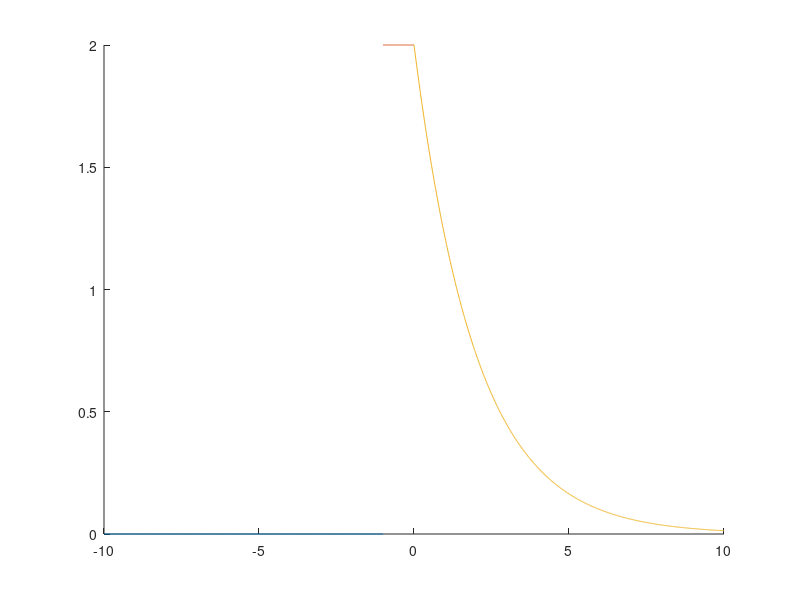

Reproduce this figure in MATLAB.
%%%%%%%%%%%%%%%%%%%%%%%%%%%%%
% Author: Héctor Robles
% github: /Hector290601
% creation date: 19 02 2022
% last edit date: 19 02 2022
%%%%%%%%%%%%%%%%%%%%%%%%%%%%%
%%%%%%%%%%%%%%%%%%%%%%%%%%%%% 4) Determina:
%%%%%%%%%%%%%%%%%%%%%%%%%%%%% 4.b la energía de x(t)
%%%%%%%%%%%%%% create the vectors to store the independent variable
t_1 = -10:0.01:-1;
t_2 = -1:0.01:0;
t_3 = 0:0.01:10;
%%%%%%%%%%%%%% declarate the function part by part
%%%%%%%%%%%%%% to the values lower than -1
x_1_1 = @(t) 0*t;
%%%%%%%%%%%%%% to values between -1 and 0
x_1_2 = @(t) 2+(0*t);
%%%%%%%%%%%%%% to values bigger than 0
x_1_3 = @(t) 2*exp(-t/2);
%%%%%%%%%%%%%% plot to see it's correct with the figure
hold on;
plot(t_1, x_1_1(t_1));
plot(t_2, x_1_2(t_2));
plot(t_3, x_1_3(t_3));
%%%%%%%%%%%%%% get the square from x_1_1
x_1_1_2 = @(t) x_1_1(t).^2;
%%%%%%%%%%%%%% get the square from x_1_2
x_1_2_2 = @(t) x_1_2(t).^2;
%%%%%%%%%%%%%% get the square from x_1_3
x_1_3_2 = @(t) x_1_3(t).^2;
%%%%%%%%%%%%%% integrate x_1_1_2 from -Inf to -1 to get his total energy
E_1_1_2 = integral(x_1_1_2, -Inf, -1);
%%%%%%%%%%%%%% integrate x_1_2_2 from -1 to 0 to get his total energy
E_1_2_2 = integral(x_1_2_2, -1, 0);
%%%%%%%%%%%%%% integrate x_1_3_2 from 0 to Inf to get his total energy
E_1_3_2 = integral(x_1_3_2, 0, Inf);
%%%%%%%%%%%%%% sum all the partial energies to get the total energy
E_1_t = E_1_1_2 + E_1_2_2 + E_1_3_2;
% E_1_t = 8
